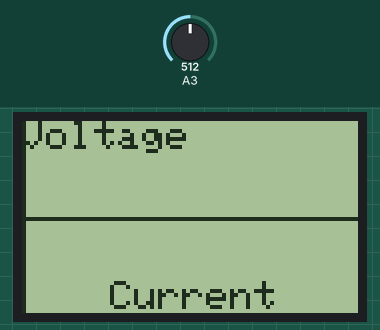
A sketch run on a simulated Arduino Uno, built with avr-gcc and run on an emulated ATmega328P. On the bench: 84×48 one-colour display. Inputs (shaded band) come from the test bench; at power-on: A3 = 512. What the sketch prints to the serial monitor is not drawn.

Above: at 1.2 s.
1.3 s: A3 set to 542
At 2.0 s:
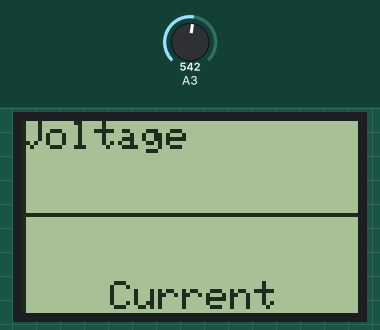
2.8 s: A3 set to 511
At 3.8 s:
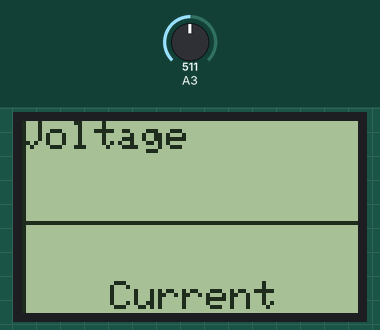
4.3 s: A3 set to 306
At 5.5 s:
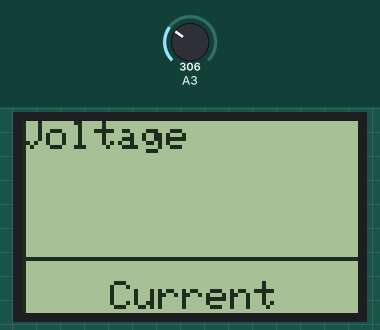
5.8 s: A3 set to 122
At 7.2 s:
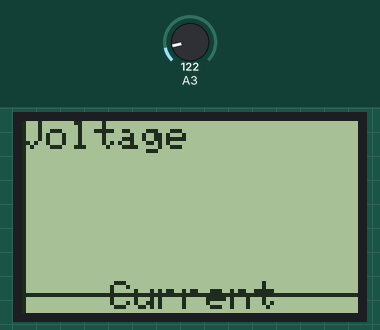
Timing chart, 0 to 8.3 s (numbered marks = the images above; inputs shaded):
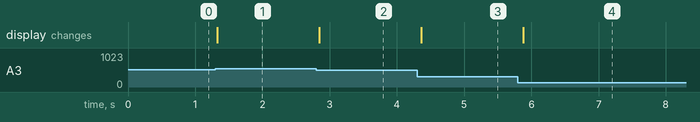

Measured:
- the behaviour switches between 532 and 533 on A3 (found by bisection; images 0 and 1)
- after the input at 1.3 s, the display: changes at once (image 1)
- after the input at 2.8 s, the display: changes after 0.05 s (image 2)
- after the input at 4.3 s, the display: changes after 0.06 s (image 3)
- after the input at 5.8 s, the display: changes after 0.08 s (image 4)

The sketch:

Final_one.ino
```cpp
#include <SPI.h>
#include <Adafruit_GFX.h>
#include <Adafruit_PCD8544.h>

#define SCREEN_WIDTH 84
#define SCREEN_HEIGHT 48

// Pin definitions for Nokia 5110 LCD
#define LCD_RST 7
#define LCD_CE 8
#define LCD_DC 9
#define LCD_DIN 10
#define LCD_CLK 12

// Initialize the LCD
Adafruit_PCD8544 display = Adafruit_PCD8544(LCD_CLK, LCD_DIN, LCD_DC, LCD_CE, LCD_RST);

void setup() {
  // Initialize Serial Monitor
  Serial.begin(9600);

  // Initialize the LCD
  display.begin();
  display.setContrast(50); // Adjust the contrast

  // Set up ADC
  pinMode(A3, INPUT);
}

void loop() {
  // Clear the display
  display.clearDisplay();

  // Read the analog input (voltage)
  int voltage = analogRead(A3);

  // Map the voltage to screen coordinates (Y-axis)
  int yCoord = map(voltage, 0, 1023, SCREEN_HEIGHT, 0);

  // Draw Y-axis label
  display.setTextSize(1);
  display.setTextColor(BLACK);
  display.setCursor(0, 0);
  display.println("Voltage");

  // Draw X-axis label
  display.setTextSize(1);
  display.setTextColor(BLACK);
  display.setCursor(SCREEN_WIDTH / 2 - 20, SCREEN_HEIGHT - 8);
  display.println("Current");

  // Draw axes
  display.drawLine(0, 0, 0, SCREEN_HEIGHT, BLACK);  // Y-axis
  display.drawLine(0, SCREEN_HEIGHT, SCREEN_WIDTH, SCREEN_HEIGHT, BLACK);  // X-axis

  // Draw a line representing the voltage
  for (int x = 0; x < SCREEN_WIDTH; x++) {
    display.drawPixel(x, yCoord, BLACK);
  }

  // Display the plot on the LCD
  display.display();

  // Display the values on Serial Monitor
  Serial.print("Voltage (ADC): ");
  Serial.println(voltage);

  // Delay for a short time before next reading
  delay(100);
}
```
